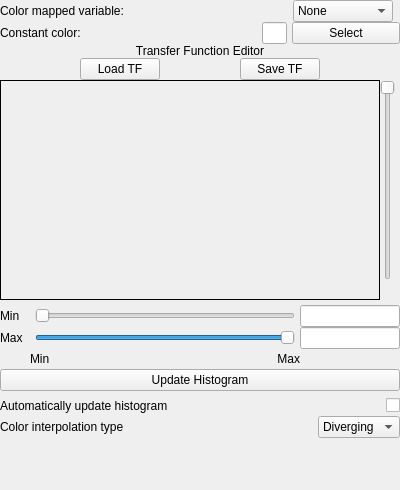
<?xml version="1.0" encoding="UTF-8"?>
<ui version="4.0">
 <class>TFWidgetGUI</class>
 <widget class="QWidget" name="TFWidgetGUI">
  <property name="geometry">
   <rect>
    <x>0</x>
    <y>0</y>
    <width>400</width>
    <height>490</height>
   </rect>
  </property>
  <property name="sizePolicy">
   <sizepolicy hsizetype="Preferred" vsizetype="Preferred">
    <horstretch>0</horstretch>
    <verstretch>0</verstretch>
   </sizepolicy>
  </property>
  <property name="windowTitle">
   <string>Form</string>
  </property>
  <layout class="QVBoxLayout" name="verticalLayout">
   <property name="spacing">
    <number>0</number>
   </property>
   <property name="leftMargin">
    <number>0</number>
   </property>
   <property name="topMargin">
    <number>0</number>
   </property>
   <property name="rightMargin">
    <number>0</number>
   </property>
   <property name="bottomMargin">
    <number>0</number>
   </property>
   <item>
    <layout class="QHBoxLayout" name="horizontalLayout">
     <property name="spacing">
      <number>0</number>
     </property>
     <property name="rightMargin">
      <number>7</number>
     </property>
     <property name="bottomMargin">
      <number>0</number>
     </property>
     <item>
      <widget class="QLabel" name="colorVarLabel">
       <property name="text">
        <string>Color mapped variable:</string>
       </property>
      </widget>
     </item>
     <item>
      <spacer name="horizontalSpacer">
       <property name="orientation">
        <enum>Qt::Horizontal</enum>
       </property>
       <property name="sizeHint" stdset="0">
        <size>
         <width>40</width>
         <height>0</height>
        </size>
       </property>
      </spacer>
     </item>
     <item>
      <widget class="QComboBox" name="colormapVarCombo">
       <property name="minimumSize">
        <size>
         <width>100</width>
         <height>0</height>
        </size>
       </property>
       <property name="layoutDirection">
        <enum>Qt::LeftToRight</enum>
       </property>
       <item>
        <property name="text">
         <string>None</string>
        </property>
       </item>
      </widget>
     </item>
    </layout>
   </item>
   <item>
    <layout class="QHBoxLayout" name="horizontalLayout_3">
     <property name="spacing">
      <number>5</number>
     </property>
     <property name="bottomMargin">
      <number>0</number>
     </property>
     <item>
      <widget class="QLabel" name="constColorLabel">
       <property name="text">
        <string>Constant color:</string>
       </property>
      </widget>
     </item>
     <item>
      <spacer name="horizontalSpacer_2">
       <property name="orientation">
        <enum>Qt::Horizontal</enum>
       </property>
       <property name="sizeHint" stdset="0">
        <size>
         <width>40</width>
         <height>0</height>
        </size>
       </property>
      </spacer>
     </item>
     <item>
      <widget class="QLineEdit" name="colorDisplay">
       <property name="maximumSize">
        <size>
         <width>25</width>
         <height>16777215</height>
        </size>
       </property>
      </widget>
     </item>
     <item>
      <widget class="QPushButton" name="colorSelectButton">
       <property name="minimumSize">
        <size>
         <width>108</width>
         <height>0</height>
        </size>
       </property>
       <property name="maximumSize">
        <size>
         <width>100</width>
         <height>16777215</height>
        </size>
       </property>
       <property name="text">
        <string>Select</string>
       </property>
       <property name="iconSize">
        <size>
         <width>16</width>
         <height>16</height>
        </size>
       </property>
      </widget>
     </item>
    </layout>
   </item>
   <item>
    <widget class="QLabel" name="tfHeader">
     <property name="font">
      <font/>
     </property>
     <property name="text">
      <string>Transfer Function Editor</string>
     </property>
     <property name="alignment">
      <set>Qt::AlignCenter</set>
     </property>
     <property name="wordWrap">
      <bool>false</bool>
     </property>
    </widget>
   </item>
   <item>
    <layout class="QHBoxLayout" name="nonam3">
     <item>
      <spacer name="spacer45">
       <property name="orientation">
        <enum>Qt::Horizontal</enum>
       </property>
       <property name="sizeType">
        <enum>QSizePolicy::Expanding</enum>
       </property>
       <property name="sizeHint" stdset="0">
        <size>
         <width>16</width>
         <height>20</height>
        </size>
       </property>
      </spacer>
     </item>
     <item>
      <widget class="QPushButton" name="loadButton">
       <property name="sizePolicy">
        <sizepolicy hsizetype="Minimum" vsizetype="Fixed">
         <horstretch>0</horstretch>
         <verstretch>0</verstretch>
        </sizepolicy>
       </property>
       <property name="maximumSize">
        <size>
         <width>200</width>
         <height>32767</height>
        </size>
       </property>
       <property name="toolTip">
        <string>Load transfer function from file or session</string>
       </property>
       <property name="text">
        <string>Load TF</string>
       </property>
      </widget>
     </item>
     <item>
      <spacer name="spacer160">
       <property name="orientation">
        <enum>Qt::Horizontal</enum>
       </property>
       <property name="sizeType">
        <enum>QSizePolicy::Expanding</enum>
       </property>
       <property name="sizeHint" stdset="0">
        <size>
         <width>31</width>
         <height>20</height>
        </size>
       </property>
      </spacer>
     </item>
     <item>
      <widget class="QPushButton" name="saveButton">
       <property name="maximumSize">
        <size>
         <width>200</width>
         <height>32767</height>
        </size>
       </property>
       <property name="toolTip">
        <string>Save this transfer function to a file or session</string>
       </property>
       <property name="text">
        <string>Save TF</string>
       </property>
      </widget>
     </item>
     <item>
      <spacer name="spacer46">
       <property name="orientation">
        <enum>Qt::Horizontal</enum>
       </property>
       <property name="sizeType">
        <enum>QSizePolicy::Expanding</enum>
       </property>
       <property name="sizeHint" stdset="0">
        <size>
         <width>23</width>
         <height>20</height>
        </size>
       </property>
      </spacer>
     </item>
    </layout>
   </item>
   <item>
    <layout class="QHBoxLayout" name="horizontalLayout_11" stretch="1,0">
     <property name="spacing">
      <number>0</number>
     </property>
     <property name="bottomMargin">
      <number>5</number>
     </property>
     <item>
      <widget class="QFrame" name="tfFrame">
       <property name="frameShape">
        <enum>QFrame::Box</enum>
       </property>
       <property name="frameShadow">
        <enum>QFrame::Plain</enum>
       </property>
       <property name="midLineWidth">
        <number>1</number>
       </property>
       <layout class="QVBoxLayout" name="verticalLayout_7">
        <item>
         <widget class="MappingFrame" name="mappingFrame" native="true">
          <property name="sizePolicy">
           <sizepolicy hsizetype="Preferred" vsizetype="Expanding">
            <horstretch>0</horstretch>
            <verstretch>0</verstretch>
           </sizepolicy>
          </property>
          <property name="minimumSize">
           <size>
            <width>100</width>
            <height>200</height>
           </size>
          </property>
          <property name="whatsThis">
           <string>The transfer function editor displays a 
mapping (called a &quot;transfer function&quot;)
from the data variable to opacity and color,
This is used when you volume render the
variable.  The opacity values are shown
as a green curve.  The color is determined
by the set of control points along the color
bar at the bottom.  A histogram of data 
values is shown in blue-green behind 
the opacity curve.  Additional options are
available from the right mouse button.</string>
          </property>
          <property name="colorMapping" stdset="0">
           <bool>true</bool>
          </property>
          <property name="opacityMapping" stdset="0">
           <bool>true</bool>
          </property>
         </widget>
        </item>
       </layout>
      </widget>
     </item>
     <item>
      <layout class="QVBoxLayout" name="noname6">
       <property name="spacing">
        <number>0</number>
       </property>
       <property name="leftMargin">
        <number>0</number>
       </property>
       <item>
        <widget class="QSlider" name="opacitySlider">
         <property name="toolTip">
          <string>Scale Opacity Values</string>
         </property>
         <property name="maximum">
          <number>256</number>
         </property>
         <property name="value">
          <number>0</number>
         </property>
         <property name="tracking">
          <bool>false</bool>
         </property>
         <property name="orientation">
          <enum>Qt::Vertical</enum>
         </property>
         <property name="invertedAppearance">
          <bool>true</bool>
         </property>
        </widget>
       </item>
       <item>
        <spacer name="spacer54">
         <property name="orientation">
          <enum>Qt::Vertical</enum>
         </property>
         <property name="sizeType">
          <enum>QSizePolicy::Fixed</enum>
         </property>
         <property name="sizeHint" stdset="0">
          <size>
           <width>20</width>
           <height>20</height>
          </size>
         </property>
        </spacer>
       </item>
      </layout>
     </item>
    </layout>
   </item>
   <item>
    <layout class="QVBoxLayout" name="verticalLayout_15" stretch="1,1,1">
     <property name="spacing">
      <number>0</number>
     </property>
     <item>
      <layout class="QHBoxLayout" name="horizontalLayout_7">
       <property name="spacing">
        <number>5</number>
       </property>
       <item>
        <widget class="QLabel" name="label_7">
         <property name="minimumSize">
          <size>
           <width>30</width>
           <height>0</height>
          </size>
         </property>
         <property name="text">
          <string>Min</string>
         </property>
        </widget>
       </item>
       <item>
        <widget class="QSlider" name="minRangeSlider">
         <property name="orientation">
          <enum>Qt::Horizontal</enum>
         </property>
        </widget>
       </item>
       <item>
        <widget class="QLineEdit" name="minRangeEdit">
         <property name="sizePolicy">
          <sizepolicy hsizetype="Minimum" vsizetype="Fixed">
           <horstretch>0</horstretch>
           <verstretch>0</verstretch>
          </sizepolicy>
         </property>
         <property name="minimumSize">
          <size>
           <width>100</width>
           <height>0</height>
          </size>
         </property>
         <property name="maximumSize">
          <size>
           <width>100</width>
           <height>16777215</height>
          </size>
         </property>
         <property name="alignment">
          <set>Qt::AlignCenter</set>
         </property>
        </widget>
       </item>
      </layout>
     </item>
     <item>
      <layout class="QHBoxLayout" name="horizontalLayout_17">
       <property name="spacing">
        <number>5</number>
       </property>
       <item>
        <widget class="QLabel" name="label_8">
         <property name="minimumSize">
          <size>
           <width>30</width>
           <height>0</height>
          </size>
         </property>
         <property name="text">
          <string>Max</string>
         </property>
        </widget>
       </item>
       <item>
        <widget class="QSlider" name="maxRangeSlider">
         <property name="sliderPosition">
          <number>99</number>
         </property>
         <property name="orientation">
          <enum>Qt::Horizontal</enum>
         </property>
        </widget>
       </item>
       <item>
        <widget class="QLineEdit" name="maxRangeEdit">
         <property name="sizePolicy">
          <sizepolicy hsizetype="Minimum" vsizetype="Fixed">
           <horstretch>0</horstretch>
           <verstretch>0</verstretch>
          </sizepolicy>
         </property>
         <property name="minimumSize">
          <size>
           <width>100</width>
           <height>0</height>
          </size>
         </property>
         <property name="maximumSize">
          <size>
           <width>100</width>
           <height>16777215</height>
          </size>
         </property>
         <property name="alignment">
          <set>Qt::AlignCenter</set>
         </property>
        </widget>
       </item>
      </layout>
     </item>
     <item>
      <layout class="QHBoxLayout" name="horizontalLayout_50">
       <property name="spacing">
        <number>0</number>
       </property>
       <item>
        <spacer name="horizontalSpacer_6">
         <property name="orientation">
          <enum>Qt::Horizontal</enum>
         </property>
         <property name="sizeType">
          <enum>QSizePolicy::Fixed</enum>
         </property>
         <property name="sizeHint" stdset="0">
          <size>
           <width>30</width>
           <height>20</height>
          </size>
         </property>
        </spacer>
       </item>
       <item>
        <widget class="QLabel" name="minLabel">
         <property name="text">
          <string>Min</string>
         </property>
        </widget>
       </item>
       <item>
        <spacer name="horizontalSpacer_8">
         <property name="orientation">
          <enum>Qt::Horizontal</enum>
         </property>
         <property name="sizeHint" stdset="0">
          <size>
           <width>40</width>
           <height>20</height>
          </size>
         </property>
        </spacer>
       </item>
       <item>
        <widget class="QLabel" name="maxLabel">
         <property name="text">
          <string>Max</string>
         </property>
         <property name="alignment">
          <set>Qt::AlignRight|Qt::AlignTrailing|Qt::AlignVCenter</set>
         </property>
        </widget>
       </item>
       <item>
        <spacer name="horizontalSpacer_7">
         <property name="orientation">
          <enum>Qt::Horizontal</enum>
         </property>
         <property name="sizeType">
          <enum>QSizePolicy::Fixed</enum>
         </property>
         <property name="sizeHint" stdset="0">
          <size>
           <width>100</width>
           <height>20</height>
          </size>
         </property>
        </spacer>
       </item>
      </layout>
     </item>
    </layout>
   </item>
   <item>
    <widget class="QPushButton" name="updateHistoButton">
     <property name="toolTip">
      <string>Click to build a new histogram based on the current region settings, animation timestep, and transfer function bounds</string>
     </property>
     <property name="whatsThis">
      <string>Click the Histo button to refresh the
histogram that is displayed in the transfer
function edit window.  The data that is 
histogrammed is determined by the 
current variable, the refinement level,
the current time step, the probe extents
and rotation, and the TF data bounds.
Use the right mouse menu in the 
transfer function window to choose
how the histogram is scaled.</string>
     </property>
     <property name="text">
      <string>Update Histogram</string>
     </property>
    </widget>
   </item>
   <item>
    <layout class="QHBoxLayout" name="horizontalLayout_21">
     <property name="topMargin">
      <number>5</number>
     </property>
     <item>
      <widget class="QLabel" name="label_13">
       <property name="text">
        <string>Automatically update histogram</string>
       </property>
      </widget>
     </item>
     <item>
      <spacer name="horizontalSpacer_16">
       <property name="orientation">
        <enum>Qt::Horizontal</enum>
       </property>
       <property name="sizeHint" stdset="0">
        <size>
         <width>40</width>
         <height>20</height>
        </size>
       </property>
      </spacer>
     </item>
     <item>
      <widget class="QCheckBox" name="autoUpdateHistoCheckbox">
       <property name="enabled">
        <bool>true</bool>
       </property>
       <property name="toolTip">
        <string>Check to use discrete color interpolation</string>
       </property>
       <property name="text">
        <string/>
       </property>
      </widget>
     </item>
    </layout>
   </item>
   <item>
    <layout class="QHBoxLayout" name="horizontalLayout_14">
     <item>
      <widget class="QLabel" name="label_2">
       <property name="text">
        <string>Color interpolation type</string>
       </property>
      </widget>
     </item>
     <item>
      <spacer name="horizontalSpacer_9">
       <property name="orientation">
        <enum>Qt::Horizontal</enum>
       </property>
       <property name="sizeHint" stdset="0">
        <size>
         <width>40</width>
         <height>20</height>
        </size>
       </property>
      </spacer>
     </item>
     <item>
      <widget class="QComboBox" name="colorInterpCombo">
       <item>
        <property name="text">
         <string>Diverging</string>
        </property>
       </item>
       <item>
        <property name="text">
         <string>Discrete</string>
        </property>
       </item>
       <item>
        <property name="text">
         <string>Linear</string>
        </property>
       </item>
      </widget>
     </item>
    </layout>
   </item>
   <item>
    <spacer name="verticalSpacer">
     <property name="orientation">
      <enum>Qt::Vertical</enum>
     </property>
     <property name="sizeHint" stdset="0">
      <size>
       <width>20</width>
       <height>40</height>
      </size>
     </property>
    </spacer>
   </item>
  </layout>
 </widget>
 <customwidgets>
  <customwidget>
   <class>MappingFrame</class>
   <extends>QWidget</extends>
   <header>MappingFrame.h</header>
  </customwidget>
 </customwidgets>
 <resources/>
 <connections/>
</ui>
